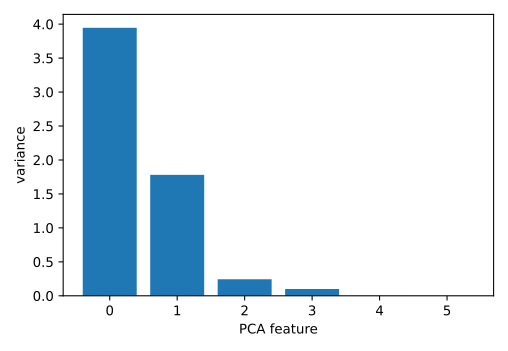

This figure's Python source:
'''
Variance of the PCA features
The fish dataset is 6-dimensional. But what is its intrinsic dimension? Make a plot of the variances of the PCA features to find out. As before, samples is a 2D array, where each row represents a fish. You'll need to standardize the features first.

Instructions
Create an instance of StandardScaler called scaler.
Create a PCA instance called pca.
Use the make_pipeline() function to create a pipeline chaining scaler and pca.
Use the .fit() method of pipeline to fit it to the fish samples samples.
Extract the number of components used using the .n_components_ attribute of pca. Place this inside a range() function and store the result as features.
Use the plt.bar() function to plot the explained variances, with features on the x-axis and pca.explained_variance_ on the y-axis.

'''

# Perform the necessary imports
from sklearn.decomposition import PCA
from sklearn.preprocessing import StandardScaler
from sklearn.pipeline import make_pipeline
import matplotlib.pyplot as plt

# Create scaler: scaler
scaler = StandardScaler()

# Create a PCA instance: pca
pca = PCA()

# Create pipeline: pipeline
pipeline = make_pipeline(scaler,pca)

# Fit the pipeline to 'samples'
pipeline.fit(samples)

# Plot the explained variances
features = range(pca.n_components_)
plt.bar(features, pca.explained_variance_)
plt.xlabel('PCA feature')
plt.ylabel('variance')
plt.xticks(features)
plt.show()
